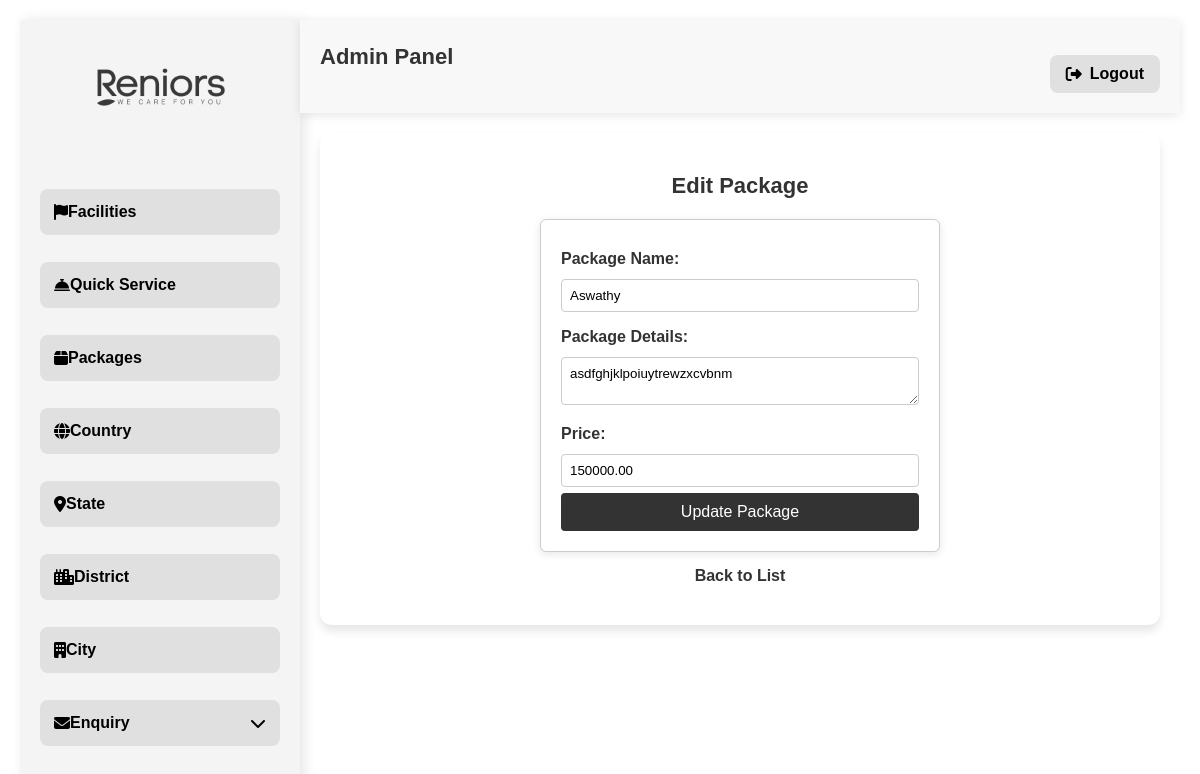
Page /package/edit/3/ (signed in) on the committed database.
### reniorsapp/models.py (models this page shows, shortened)
class Package(models.Model):
    name = models.CharField(max_length=255,null=True, blank=True)
    details = models.TextField()
    price = models.DecimalField(max_digits=10, decimal_places=2)

### reniorsapp/views.py (the view)
# urls.py: path("package/edit/<int:package_id>/", views.edit_package, name="edit_package"),
@admin_required
def edit_package(request, package_id):
    package = get_object_or_404(Package, id=package_id)
    if request.method == 'POST':
        package.name = request.POST['name']
        package.details = request.POST['details']
        package.price = request.POST['price']
        package.save()
        return redirect('package_list')
    return render(request, 'edit_package.html', {'package': package})

### reniorsapp/views.py (called while the page is built)
def admin_required(view_func):
    @wraps(view_func)
    def _wrapped_view(request, *args, **kwargs):
        if not request.session.get('admin_logged_in', False):
            return redirect('admin_login')  # Redirect to login if not authenticated
        return view_func(request, *args, **kwargs)
    return _wrapped_view

### reniorsapp/templates/edit_package.html (shortened to what this page needs)
{% extends "adminpannel.html" %}
{% load static %}
{% block content %}
<!DOCTYPE html>
<html lang="en">
<head>
</head>
<body>
    <h2>Edit Package</h2>
    <form method="post">
        <label for="name">Package Name:</label>
        <input type="text" id="name" name="name" value="{{ package.name }}" required>
        <label for="details">Package Details:</label>
        <textarea id="details" name="details" required>{{ package.details }}</textarea>
        <label for="price">Price:</label>
        <input type="number" id="price" step="0.01" name="price" value="{{ package.price }}" required>
        <button type="submit">Update Package</button>
    </form>
    <a href="/package/list/">Back to List</a>
</body>
</html>
{% endblock %}

### reniorsapp/templates/adminpannel.html (style rules this page uses)
* { margin: 0; padding: 0; box-sizing: border-box; font-family: 'Poppins', sans-serif; }
body { display: flex; min-height: 100vh; background-color: #ffffff; color: #000000; align-items: flex-start; }

### reniorsapp/templates/edit_package.html (style rules this page uses)
body { font-family: 'Arial', sans-serif; background-color: #ffffff; color: #333333; margin: 0; padding: 20px; }
h2 { font-size: 22px; font-weight: 600; color: #333333; text-align: center; margin-bottom: 20px; }
form { max-width: 400px; margin: auto; background: white; padding: 20px; border-radius: 6px; box-shadow: 0px 2px 8px rgba(0, 0, 0, 0.1); border: 1px solid #ccc; }
label { font-weight: bold; display: block; margin: 10px 0 5px; }
input, textarea { width: 100%; padding: 8px; margin: 6px 0; border: 1px solid #ccc; border-radius: 4px; }
button { background-color: #333333; color: white; padding: 10px 15px; border: none; border-radius: 4px; cursor: pointer; width: 100%; font-size: 16px; }
a { display: block; text-align: center; margin-top: 15px; text-decoration: none; color: #333333; font-weight: bold; }

### rows in the picture
Package: name "Aswathy", details "asdfghjklpoiuytrewzxcvbnm", price "150000.00"
